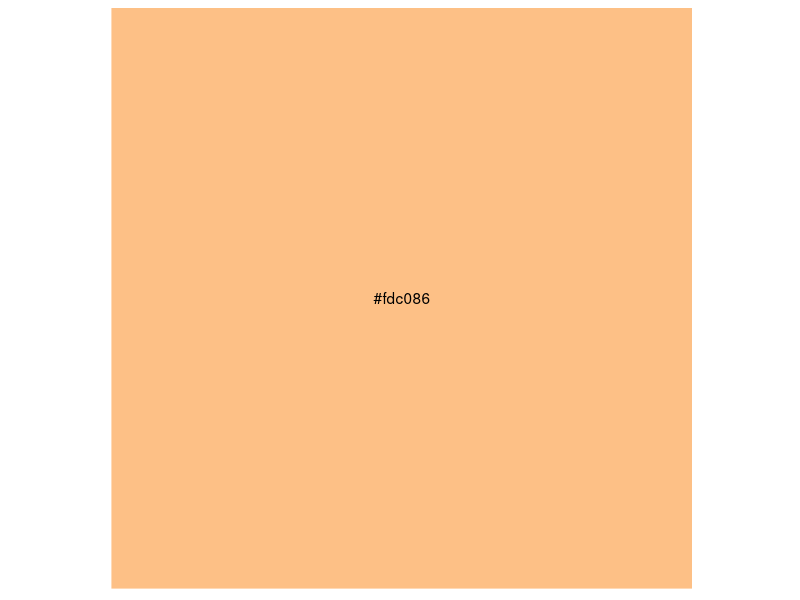
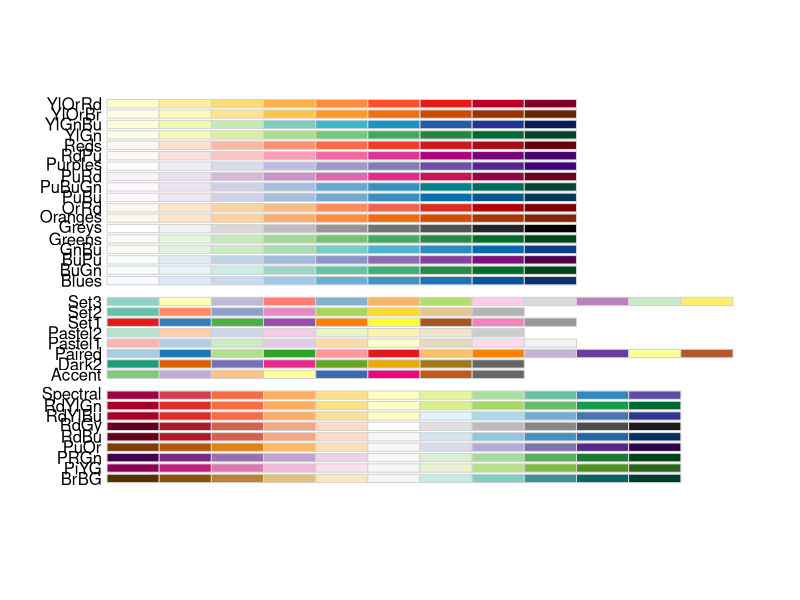
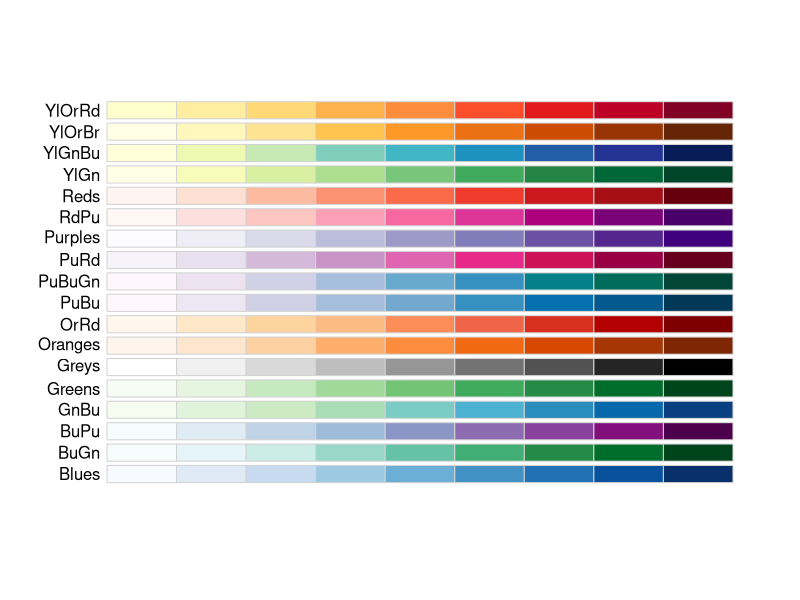
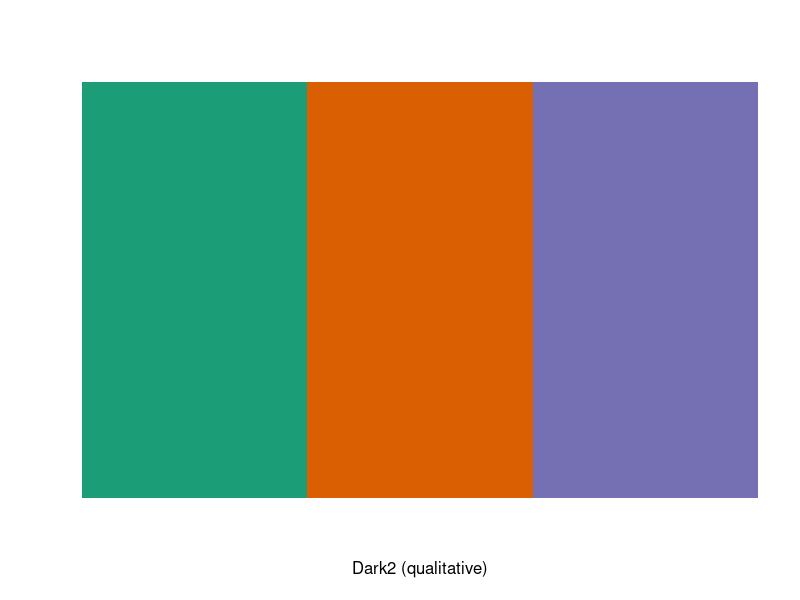
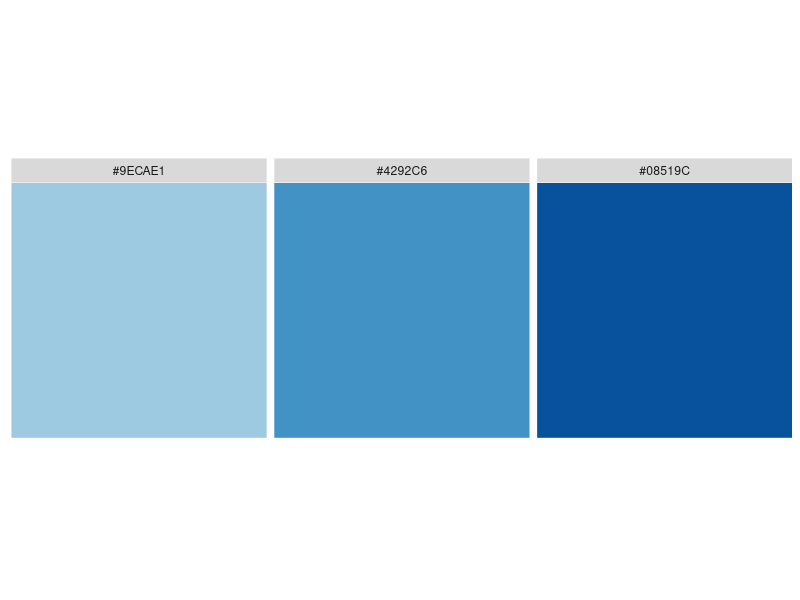
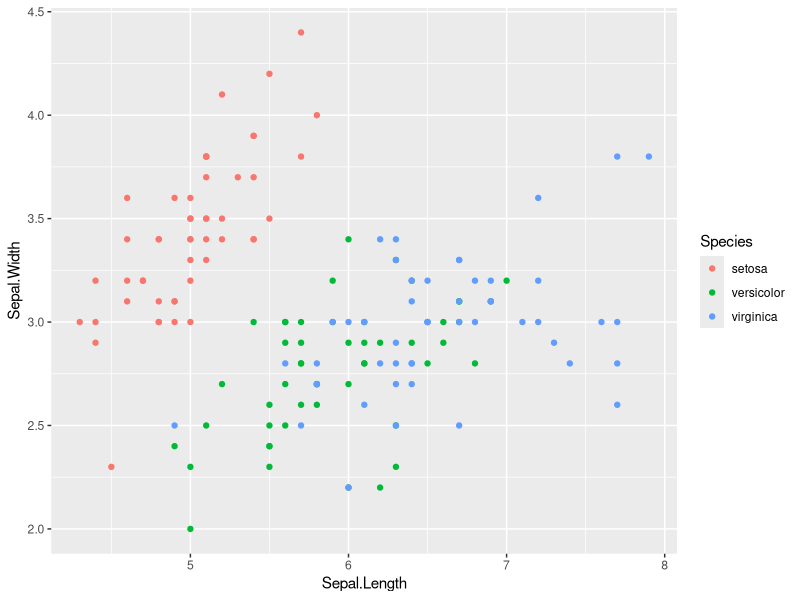
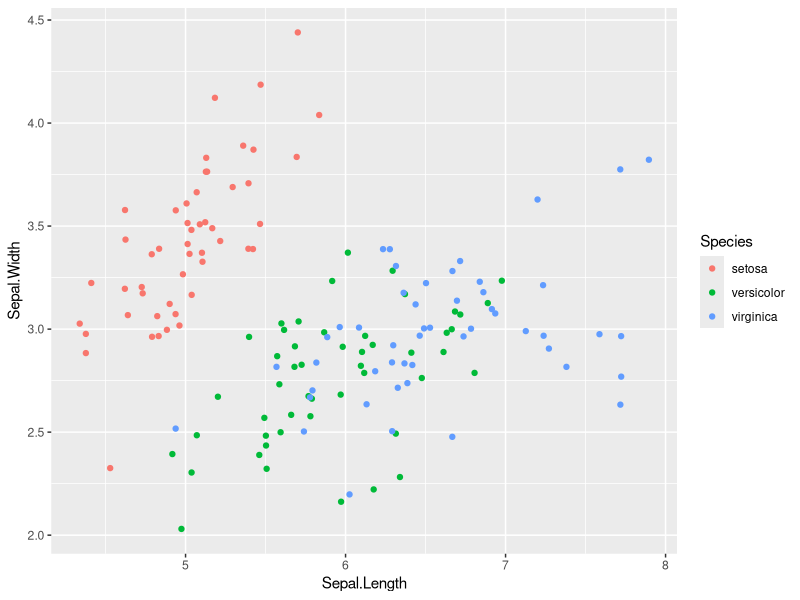
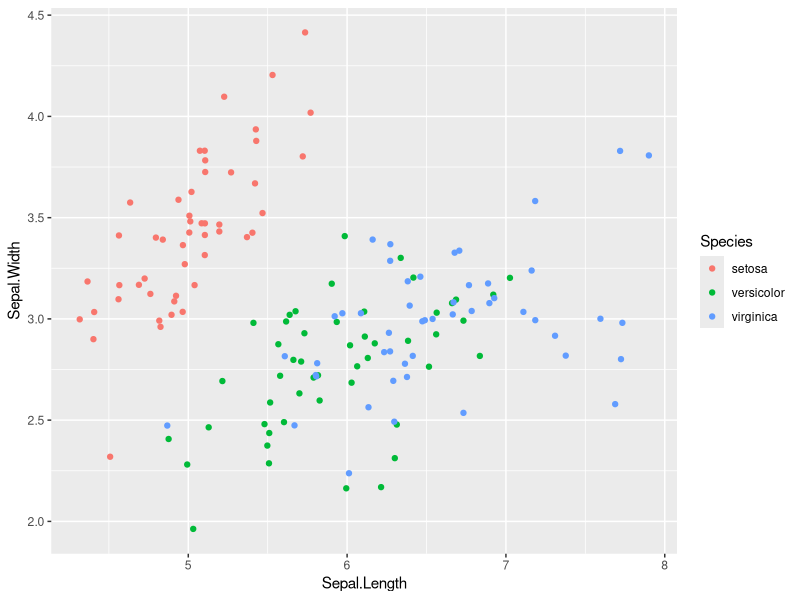

Generate these figures, in order, with R: (Note: this script raises an error after producing the figures.)
# ggplot2 coding challenge
# Amal Almutairy
# 19.10.2020

# load packages
library(ggplot2) #part of the tidyverse library(tidyverse)
library(RColorBrewer)
library(dplyr)
library(tidyverse)

# Using color:
# Hex codes - 6 alpha-numeric digits long
# Base 16 (hexadecimal) numbering system
# 16 1-digit (16^1): 0-9, a-f (or A-F)
# 256 2-digit (16^2): 00-ff

# Base 10 numbering systems
# 10 1-digit (10^1): 0-9
# 100 2-digit (10^2): 00-99

# Hex codes: "#RRGGBB"
"#FFFFFF" # All color = White
"#000000" # No color = Black
"#af9900" # dark gold

munsell::plot_hex("#fdc086")

# In total we have 
256*256*256 # RR*GG*BB - 16 777 216

# Display
display.brewer.all()
display.brewer.all(type = "seq")
display.brewer.pal(3, "Dark2")

# Get hex codes
brewer.pal(9, "Blues")

# Get 4th, 6th, 8th value?
myBlues <- brewer.pal(9, "Blues")[c(4,6,8)]
munsell::plot_hex(myBlues)

# Plotting challenge:
# Built-in data set:
iris
class(iris)

# Plot Sepal Width vs Sepal Length (y vs x, y ~ x)
# 1 - Basic scatter plot with color
# First, save the base layer
g <- ggplot(iris, aes(x = Sepal.Length, y = Sepal.Width, color = Species)) 

# Then add various other layers
g +
  geom_point()

# Problem with using points: Overplotting :/
# Here because of "low precision data"
# Solutions

# A - Easy, inflexible
g +
  geom_jitter()

# B - Easy, even more inflexible
g +
  geom_point(position = "jitter")

# C - Explicit, full-featured
# use seed AND you can reuse this object
# Define position as an object
posn_j <- position_jitter(seed = 136)
# Not add to the geom_
g +
  geom_point(position = posn_j)

# Another example of "low precision" is integers
library(car)
Vocab
nrow(Vocab)
# integers
# education (years of edu)
# vocabulary (test score) 
# We only get intersecting points
ggplot(Vocab, aes(education, vocabulary)) +
  geom_point()


ggplot(Vocab, aes(education, vocabulary)) +
  geom_jitter(shape = ".", alpha = 0.25)

# A further example for overplotting:
ggplot(diamonds, aes(carat, price)) +
  geom_point(alpha = 0.2, shape = ".")

# Modify further for overplotting...
# 2 - Change shape (shape 1 with opaque points)
# 2a -Change alpha (transparency with shape 16)
# 3 - Add linear models, without background
# se = the 95%CI for the lm
# defaule method for a small n is "loess"
# which is a weighted moving average
g <- ggplot(iris, aes(x = Sepal.Length, y = Sepal.Width, color = Species)) 

g +
  geom_point(position = posn_j, shape = 1) +
  geom_smooth(method = "lm", se = FALSE)

# Aesthetics - MAPPING a variable onto a scale (x, y, color, shape, size, etc.)
# The "invisible" group aesthetics inherits from e.g. color & shape
# Attributes - SETTING how a geom will appear (color, shape, size, etc.)
# Attributes will cancel out aesthetics 

# 4 - Re-position the legend to the upper-left corner
# 5 - Change the colors - use Dark2 from color brewer
# scale == aesthetic == axis
# discrete (ggplot2) == qualitative (color brewer) == Factor (in base R) == Categorical

g +
  geom_point(position = posn_j, shape = 1) +
  geom_smooth(method = "lm", se = FALSE) +
  scale_color_brewer("Iris Species", palette = "Dark2") +
  theme(legend.position = c(0.1, 0.9))


# How to set the colors manually?
myCol <- brewer.pal(9, Dark2)

g +
  geom_point(position = posn_j, shape = 1) +
  geom_smooth(method = "lm", se = FALSE) +
  scale_color_brewer("Species", values = myCol) +
  theme(legend.position = c(0.1, 0.9))

# As a nAMED charecter vector 
myCol2 <- c(Setosa = "#000000",
            virginica = "#E69F00",
            versiclor = "#56B4E9")


# 6 - Remove non-data ink



# 7 - Relabel the axes, add a title or caption
# 8 - Change the aspect ratio
# 9 - Set limits on the x and y axes
# 10 - Extra, remove color and use facets instead



ggplot(iris, aes(x = Sepal.Length, y = Sepal.Width)) +
  geom_point(position = posn_j, shape = 16, alpha = 0.6) +
  geom_smooth(method = "lm", se = FALSE, color = "cb181d") +
  coord_cartesian(xlim = c(4,8), ylim = c(2,5), expand = 0, clip = "off") +
  facet_grid(. ~ Species) +
  labs(title = "The iris data set, again!",
       caption = "Andreson,1931",
       x = "Sepal Length (cm)",
       y = "Sepal Width (cm)",
       color = "") +
  theme_classic(10) +
  theme(legend.position = c(0.2, 0.9),
        aspect.ratio = 1,
        axis.line = element_blank())



# Another data set -----

msleep2

msleep2 <- msleep %>% 
  select(vore, sleep_total) %>% 
  na.omit()

msleep2 

# Basic histogram
ggplot(msleep2, aes(sleep_total)) +
  geom_histogram()


# a) "Dot" plot
ggplot(dataset, aes(x = vore, y= sleep_total, color = vore)) +
  geom_point(position = position_jitter(width = 0.2, seed = 136),
             shape = 16, alpha = 0.65)


# Density plot:
ggplot(msleep2, aes(sleep_total, color = vore)) +
  geom_density()



# Setosa
setosa_lm <- lm(Sepal.Width ~ Sepal.Length, data = iris[iris$Species =="setosa",])
plot(setosa_lm)

